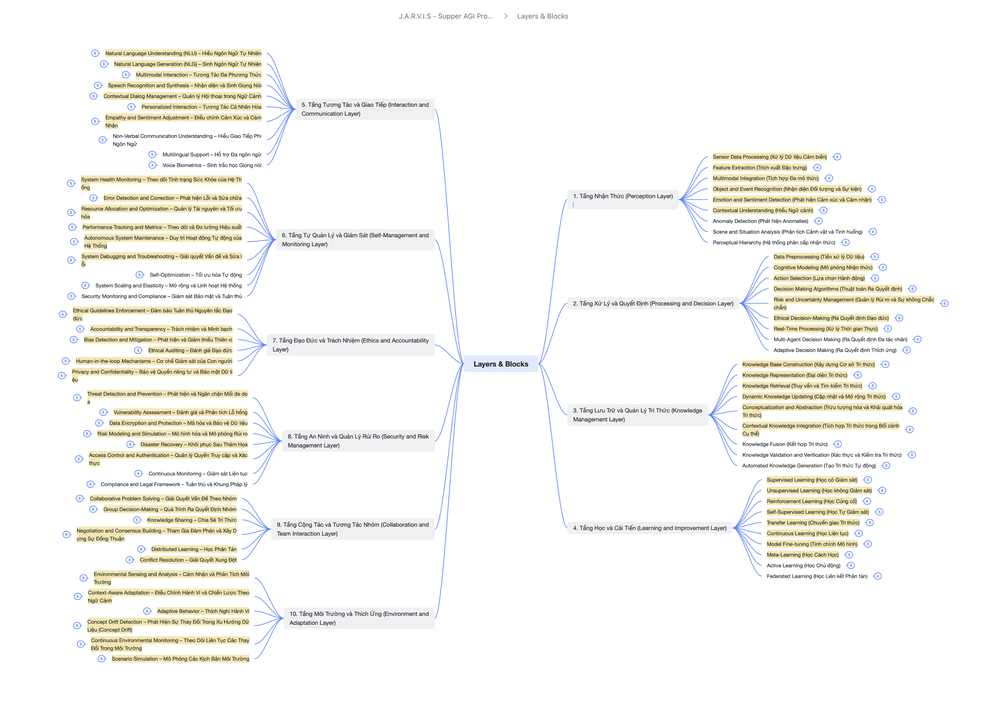
#> input picture Layers & Blocks.png, 1000 x 706 px, shrunk from 3990 x 2816 before the run, given in place of the camera
$ python 01_ps_Perception_Layer.py
#> lines starting #> are read from the running program, lines starting #| are printed output that depends on the picture; after the words box and inside, x2 and y2 are one past the last pixel; in counts of white or black regions, pixels touching at a corner belong together
### Python Pseodo-Code

""" Dưới đây là mã giả Python để cài đặt một chương trình cơ bản cho Tầng Nhận Thức (Perception Layer) trong hệ thống Siêu trí tuệ AGI, bao gồm các khối chức năng chính như:

    Sensor Data Processing: Xử lý dữ liệu từ cảm biến.
    Feature Extraction: Trích xuất các đặc trưng từ dữ liệu.
    Multimodal Integration: Tích hợp dữ liệu từ nhiều nguồn khác nhau.
    Object and Event Recognition: Nhận diện đối tượng và sự kiện.
    Emotion and Sentiment Detection: Phát hiện cảm xúc và cảm nhận.
    Contextual Understanding: Hiểu ngữ cảnh của dữ liệu.
 """

import numpy as np
import cv2
from textblob import TextBlob
from sklearn.preprocessing import StandardScaler

class PerceptionLayer:
    def __init__(self):
        # Khởi tạo các cảm biến (camera, microphone, cảm biến môi trường, v.v.)
        self.camera = cv2.VideoCapture(0)  # Giả sử sử dụng webcam
        self.audio_processor = None  # Có thể sử dụng thư viện để xử lý âm thanh
        self.sensor_data = {}

    def sensor_data_processing(self):
        # Giả sử dữ liệu đến từ các cảm biến (camera, microphone, cảm biến môi trường)
        # Ví dụ: xử lý hình ảnh từ camera
        ret, frame = self.camera.read()
#> frame is the input picture: shape (706, 1000, 3); mean B, G, R 243.3, 246.5, 247.2
        if ret:
            # Tiền xử lý hình ảnh (chuyển sang ảnh xám, giảm nhiễu, v.v.)
            gray = cv2.cvtColor(frame, cv2.COLOR_BGR2GRAY)
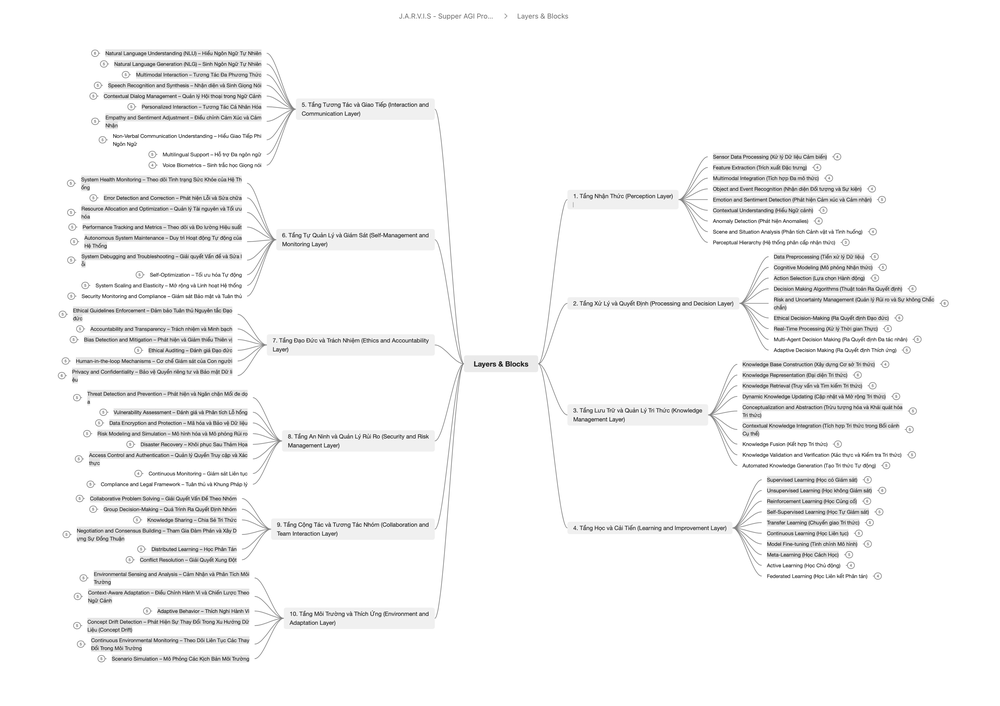
#> gray: shape (706, 1000); min 3, max 255, mean 246.3
            return gray
        return None

    def feature_extraction(self, data):
        # Trích xuất đặc trưng từ dữ liệu (ví dụ: trích xuất đặc trưng hình ảnh hoặc âm thanh)
        # Ví dụ: sử dụng Canny edge detection cho hình ảnh
        if data is not None:
            edges = cv2.Canny(data, 100, 200)
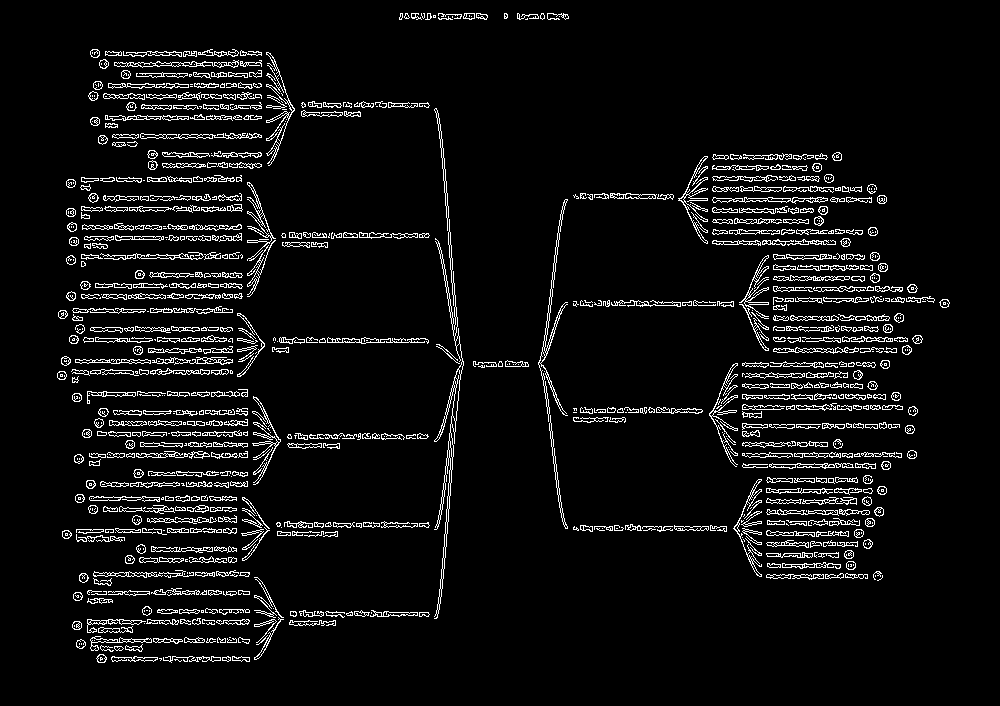
#> edges: shape (706, 1000); 6% white in thin lines or dots, all inside (x1, y1, x2, y2) = (57, 13, 950, 663)
            return edges
        return None

    def multimodal_integration(self, image_features, text_input):
        # Tích hợp dữ liệu từ nhiều nguồn: hình ảnh và văn bản
        # Giả sử chúng ta có một đoạn văn bản từ người dùng
#> (the run stopped early here; a loop or call above may not have finished)
